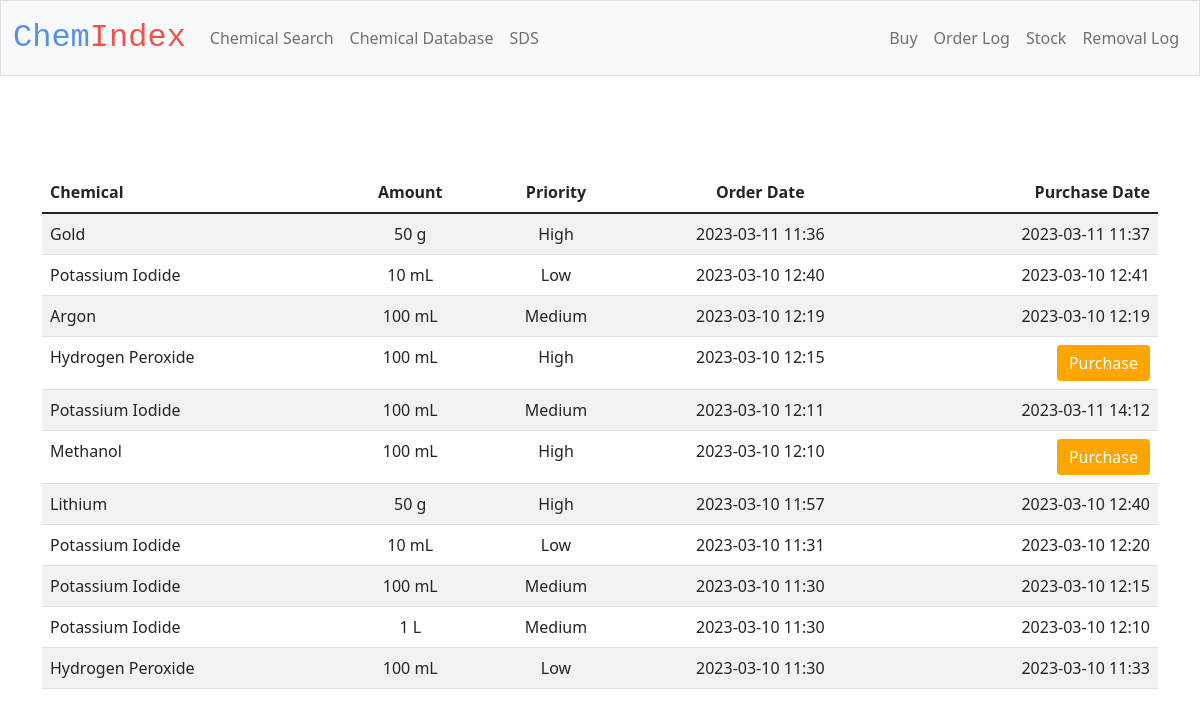
Screenshot of /purchase_database with the database file from the repository.
### tables this page shows
CREATE TABLE orders (
    chemical TEXT NOT NULL,
    amount INTEGER NOT NULL,
    unit INTEGER NOT NULL, 
    time DATETIME NOT NULL,
    user TEXT, 
    priority INTEGER NOT NULL, purchase_time DATETIME);

### app.py (the view)
@app.route('/purchase_database')
def purchase_database():
    with sqlite3.connect(db_path) as db:
        data = db.execute("SELECT * FROM orders WHERE amount > 0 ORDER BY time DESC")
        return render_template("purchase_database.html", orders = data)

### templates/purchase_database.html (shortened to what this page needs)
{% extends "layout.html" %}
{% block main %}
<main class="container py-5">
    <table class="table table-striped" id ="purchase_table" name="purchase_table">
        <thead>
            <tr>
                <th class="text-start">Chemical</th>
                <th class="text-center">Amount</th>
                <th class="text-center">Priority</th>
                <th class="text-center">Order Date</th>
                <th class="text-end">Purchase Date</th>
            </tr>
        </thead>
       <tbody>
        {% for row in orders %}
                <tr>
                    <form action="/purchase" method="post">
                    <td class="text-start"> {{row[0]}}</td>
                    <td class="text-center">{{row[1]}} {{row[2]}}</td>
                    <td class="text-center">{{row[5]}}</td>
                    <td class="text-center">{{row[3]}}</td>
                    {%if row[6] == None %}
                        <td class="text-end"> <button class ="button_sds_database btn btn-primary" type="submit">Purchase</button></td>
                    {%else%}
                        <td class="text-end">{{row[6]}}</td>
                    {% endif %}
                    </form>
                </tr>
        {% endfor %}
        </tbody>
    </table>
        </main>
{% endblock %}

### static/styles.css (style rules this page uses)
.button_sds_database { background-color:orange; color: white; border: none; }

### rows the page displays
orders: chemical "Gold", amount "50", unit "g", priority "High", time "2023-03-11 11:36", purchase_time "2023-03-11 11:37"
orders: chemical "Potassium Iodide", amount "10", unit "mL", priority "Low", time "2023-03-10 12:40", purchase_time "2023-03-10 12:41"
orders: chemical "Argon", amount "100", unit "mL", priority "Medium", time "2023-03-10 12:19", purchase_time "2023-03-10 12:19"
orders: chemical "Hydrogen Peroxide", amount "100", unit "mL", priority "High", time "2023-03-10 12:15"
orders: chemical "Potassium Iodide", amount "100", unit "mL", priority "Medium", time "2023-03-10 12:11", purchase_time "2023-03-11 14:12"
orders: chemical "Methanol", amount "100", unit "mL", priority "High", time "2023-03-10 12:10"
orders: chemical "Lithium", amount "50", unit "g", priority "High", time "2023-03-10 11:57", purchase_time "2023-03-10 12:40"
orders: chemical "Potassium Iodide", amount "10", unit "mL", priority "Low", time "2023-03-10 11:31", purchase_time "2023-03-10 12:20"
orders: chemical "Potassium Iodide", amount "100", unit "mL", priority "Medium", time "2023-03-10 11:30", purchase_time "2023-03-10 12:15"
orders: chemical "Potassium Iodide", amount "1", unit "L", priority "Medium", time "2023-03-10 11:30", purchase_time "2023-03-10 12:10"
orders: chemical "Hydrogen Peroxide", amount "100", unit "mL", priority "Low", time "2023-03-10 11:30", purchase_time "2023-03-10 11:33"
